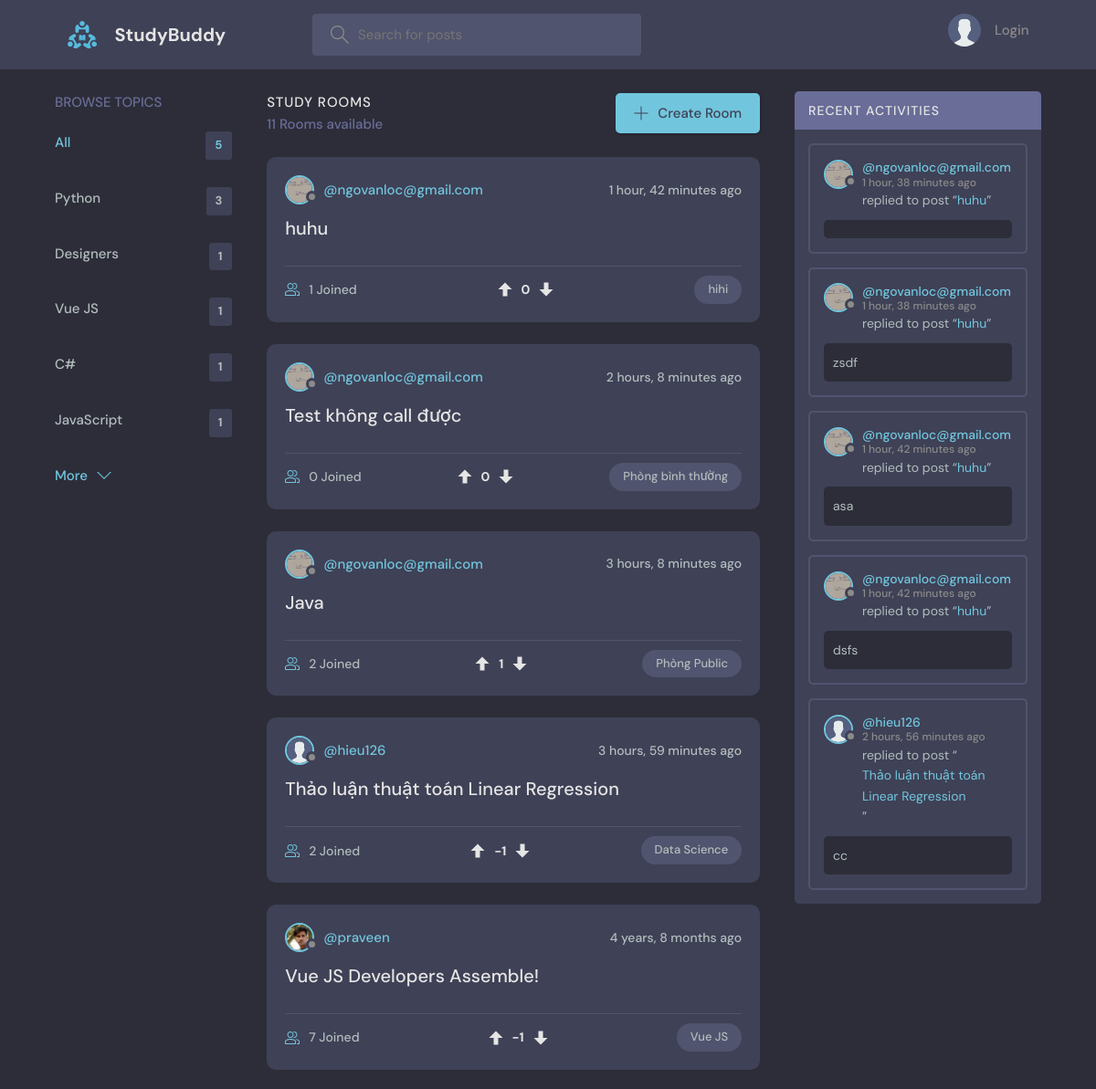
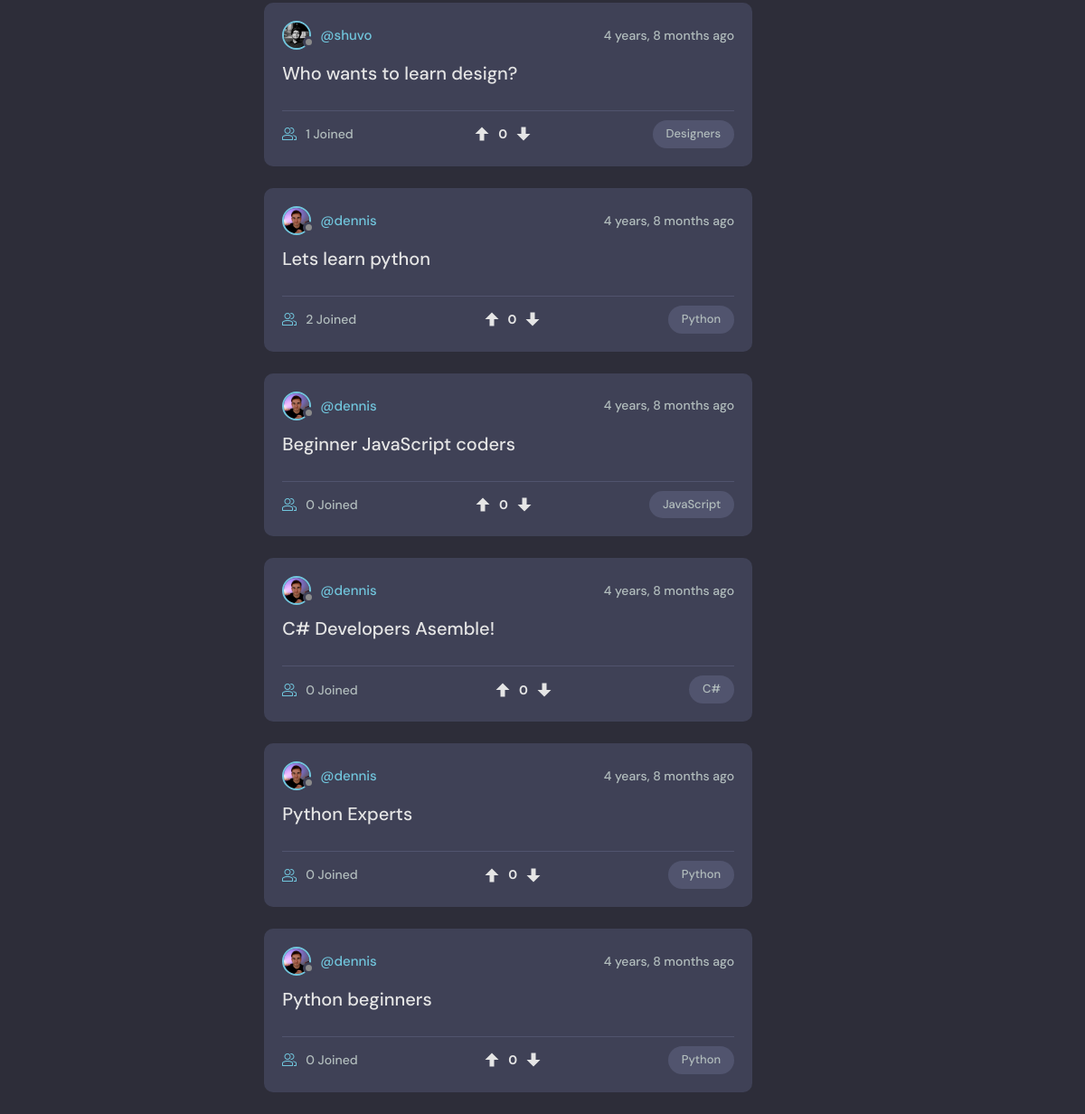
The page / on the database its author committed (2 pictures, top to bottom).
### base/models.py (models this page shows, shortened)
class Topic(models.Model):
    name = models.CharField(max_length=200)

class Room(models.Model):
    host = models.ForeignKey(User, on_delete=models.SET_NULL, null=True)
    topic = models.ForeignKey(Topic, on_delete=models.SET_NULL, null=True)
    name = models.CharField(max_length=200)
    description = models.TextField(null=True, blank=True)
    participants = models.ManyToManyField(
        User, related_name='participants', blank=True)
    is_private = models.BooleanField(default=False)
    image = models.ImageField(upload_to='room_images/', null=True, blank=True)
    video = models.FileField(upload_to='room_videos/', null=True, blank=True)
    updated = models.DateTimeField(auto_now=True)
    created = models.DateTimeField(auto_now_add=True)
    class Meta:
        ordering = ['-updated', '-created']
    def __str__(self):
        return self.name
    @property
    def vote_score(self):
        return sum(vote.value for vote in self.votes.all())

class User(AbstractUser):
    name = models.CharField(max_length=200, null=True)
    email = models.EmailField(unique=True, null=True)
    bio = models.TextField(null=True)
    avatar = models.ImageField(null=True, default="avatar.svg")
    objects = UserManager()
    USERNAME_FIELD = 'email'
    REQUIRED_FIELDS = []

class RoomVote(models.Model):
    user = models.ForeignKey(User, on_delete=models.CASCADE)
    room = models.ForeignKey(Room, on_delete=models.CASCADE, related_name='votes')
    value = models.IntegerField()  # 1 for upvote, -1 for downvote
    created = models.DateTimeField(auto_now_add=True)
    class Meta:
        unique_together = ('user', 'room')

class Message(models.Model):
    user = models.ForeignKey(User, on_delete=models.CASCADE)
    room = models.ForeignKey(Room, on_delete=models.CASCADE)
    body = models.TextField(null=True, blank=True)
    parent = models.ForeignKey('self', on_delete=models.CASCADE, null=True, blank=True, related_name='replies')
    image = models.ImageField(upload_to='chat_images/', null=True, blank=True)
    video = models.FileField(upload_to='chat_videos/', null=True, blank=True)
    updated = models.DateTimeField(auto_now=True)
    created = models.DateTimeField(auto_now_add=True)
    class Meta:
        ordering = ['created']  # Changed to ascending for room chat log timeline

### base/views.py (the view)
# urls.py: path('', views.home, name="home"),
def home(request):
    q = request.GET.get('q') if request.GET.get('q') != None else ''
    if request.user.is_authenticated:
        authorized_rooms = Room.objects.filter(
            Q(is_private=False) |
            Q(host=request.user) |
            Q(participants=request.user) |
            Q(roominvitation__recipient=request.user)
        ).distinct()
    else:
        authorized_rooms = Room.objects.filter(is_private=False)
    rooms = authorized_rooms.filter(
        Q(topic__name__icontains=q) |
        Q(name__icontains=q) |
        Q(description__icontains=q)
    )
    topics = Topic.objects.all()[0:5]
    room_count = rooms.count()
    room_messages = Message.objects.filter(
        room__in=authorized_rooms,
        room__topic__name__icontains=q
    ).order_by('-created')[0:5]
    user_votes = {}
    if request.user.is_authenticated:
        user_votes = {v.room_id: v.value for v in RoomVote.objects.filter(user=request.user)}
    context = {
        'rooms': rooms,
        'topics': topics,
        'room_count': room_count,
        'room_messages': room_messages,
        'user_votes': user_votes
    }
    return render(request, 'base/home.html', context)

### base/templatetags/custom_tags.py (called while the page is built)
@register.filter
def get_user_vote(obj, user):
    if not user.is_authenticated:
        return 0
    vote = obj.votes.filter(user=user).first()
    return vote.value if vote else 0

### base/templates/base/home.html (shortened to what this page needs)
{% extends 'main.html' %}
{% block content %}
<main class="layout layout--3">
  <div class="container">
    {% include 'base/topics_component.html' %}
    <div class="roomList">
      <div class="roomList__header">
        <div>
          <h2>Study Rooms</h2>
          <p>{{room_count}} Rooms available</p>
        </div>
        <a class="btn btn--main" href="{% url 'create-room' %}">
          <svg version="1.1" xmlns="http://www.w3.org/2000/svg" width="32" height="32" viewBox="0 0 32 32">
            <title>add</title>
            <path
              d="M16.943 0.943h-1.885v14.115h-14.115v1.885h14.115v14.115h1.885v-14.115h14.115v-1.885h-14.115v-14.115z">
            </path>
          </svg>
          Create Room
        </a>
      </div>
      {% include 'base/feed_component.html' %}
    </div>
    {% include 'base/activity_component.html' %}
  </div>
</main>
{% endblock %}

### base/templates/base/topics_component.html
<div class="topics">
    <div class="topics__header">
        <h2>Browse Topics</h2>
    </div>
    <ul class="topics__list">
        <li>
            <a href="{% url 'home' %}" class="active">All <span>{{topics.count}}</span></a>
        </li>
        {% for topic in topics %}
        <li>
            <a href="{% url 'home' %}?q={{topic.name}}">{{topic.name}}<span>{{topic.room_set.all.count}}</span></a>
        </li>
        {% endfor %}
    </ul>
    <a class="btn btn--link" href="{% url 'topics' %}">
        More
        <svg version="1.1" xmlns="http://www.w3.org/2000/svg" width="32" height="32" viewBox="0 0 32 32">
            <title>chevron-down</title>
            <path d="M16 21l-13-13h-3l16 16 16-16h-3l-13 13z"></path>
        </svg>
    </a>
</div>

### base/templates/base/feed_component.html (shortened to what this page needs)
{% load custom_tags %}
{% for room in rooms %}
<div class="roomListRoom">
    <div class="roomListRoom__header">
        <a href="{% url 'user-profile' room.host.id %}" class="roomListRoom__author">
            <div class="avatar avatar--small">
                <img src="{{room.host.avatar.url}}" />
            </div>
            <span>@{{room.host.username}}</span>
        </a>
        <div class="roomListRoom__actions" style="display: flex; align-items: center; gap: 8px;">
            <span>{{room.created|timesince}} ago</span>
        </div>
    </div>
    <div class="roomListRoom__content">
        <a href="{% url 'room' room.id %}">{{room.name}}</a>
    </div>
    <div class="roomListRoom__meta" style="display: flex; justify-content: space-between; align-items: center;">
        <a href="{% url 'room' room.id %}" class="roomListRoom__joined">
            {{room.participants.all.count}} Joined
        </a>
        <div style="display: flex; align-items: center; gap: 8px; font-size: 1.4rem;">
            <a href="{% url 'vote-room' room.id 'up' %}" style="display: flex; align-items: center; color: {% if room|get_user_vote:request.user == 1 %}var(--color-main){% else %}var(--color-light){% endif %};" title="Upvote">
                <svg version="1.1" xmlns="http://www.w3.org/2000/svg" width="20" height="20" viewBox="0 0 32 32" style="fill: currentColor;">
                    <path d="M16 4l-12 12h8v12h8v-12h8z"></path>
                </svg>
            </a>
            <span style="font-weight: bold; color: var(--color-light);">{{ room.vote_score }}</span>
            <a href="{% url 'vote-room' room.id 'down' %}" style="display: flex; align-items: center; color: {% if room|get_user_vote:request.user == -1 %}#e74c3c{% else %}var(--color-light){% endif %};" title="Downvote">
                <svg version="1.1" xmlns="http://www.w3.org/2000/svg" width="20" height="20" viewBox="0 0 32 32" style="fill: currentColor;">
                    <path d="M16 28l12-12h-8v-12h-8v12h-8z"></path>
                </svg>
            </a>
        </div>
        <p class="roomListRoom__topic">{{room.topic.name}}</p>
    </div>
</div>
{% endfor %}

### base/templates/base/activity_component.html (shortened to what this page needs)
<div class="activities">
    <div class="activities__header">
        <h2>Recent Activities</h2>
    </div>
    {% for message in room_messages %}
    <div class="activities__box">
        <div class="activities__boxHeader roomListRoom__header">
            <a href="{% url 'user-profile' message.user.id %}" class="roomListRoom__author">
                <div class="avatar avatar--small">
                    <img src="{{message.user.avatar.url}}" />
                </div>
                <p>
                    @{{message.user.username}}
                    <span>{{message.created|timesince}} ago</span>
                </p>
            </a>
        </div>
        <div class="activities__boxContent">
            <p>replied to post “<a href="{% url 'room' message.room.id %}">{{message.room}}</a>”</p>
            <div class="activities__boxRoomContent">{{message.body}}</div>
        </div>
    </div>
    {% endfor %}
</div>

### rows shown on the page
Topic: name "Python", room_set.all.count "3"
Topic: name "Designers", room_set.all.count "1"
Topic: name "Vue JS", room_set.all.count "1"
Topic: name "C#", room_set.all.count "1"
Topic: name "JavaScript", room_set.all.count "1"
Room: host.avatar (picture), host.username "ngovanloc@gmail.com", created "1 hour, 42 minutes", name "huhu", participants.all.count "1", vote_score "0", topic.name "hihi"
Room: host.avatar (picture), host.username "ngovanloc@gmail.com", created "2 hours, 8 minutes", name "Test không call được", participants.all.count "0", vote_score "0", topic.name "Phòng bình thường"
Room: host.avatar (picture), host.username "ngovanloc@gmail.com", created "3 hours, 8 minutes", name "Java", participants.all.count "2", vote_score "1", topic.name "Phòng Public"
Room: host.avatar (placeholder picture), host.username "hieu126", created "3 hours, 59 minutes", name "Thảo luận thuật toán Linear Regression", participants.all.count "2", vote_score "-1", topic.name "Data Science"
Room: host.avatar (picture), host.username "praveen", created "4 years, 8 months", name "Vue JS Developers Assemble!", participants.all.count "7", vote_score "-1", topic.name "Vue JS"
Room: host.avatar (picture), host.username "shuvo", created "4 years, 8 months", name "Who wants to learn design?", participants.all.count "1", vote_score "0", topic.name "Designers"
Room: host.avatar (picture), host.username "dennis", created "4 years, 8 months", name "Lets learn python", participants.all.count "2", vote_score "0", topic.name "Python"
Room: host.avatar (picture), host.username "dennis", created "4 years, 8 months", name "Beginner JavaScript coders", participants.all.count "0", vote_score "0", topic.name "JavaScript"
Room: host.avatar (picture), host.username "dennis", created "4 years, 8 months", name "C# Developers Asemble!", participants.all.count "0", vote_score "0", topic.name "C#"
Room: host.avatar (picture), host.username "dennis", created "4 years, 8 months", name "Python Experts", participants.all.count "0", vote_score "0", topic.name "Python"
Room: host.avatar (picture), host.username "dennis", created "4 years, 8 months", name "Python beginners", participants.all.count "0", vote_score "0", topic.name "Python"
Message: user.avatar (picture), user.username "ngovanloc@gmail.com", created "1 hour, 38 minutes", room "huhu"
Message: user.avatar (picture), user.username "ngovanloc@gmail.com", created "1 hour, 38 minutes", room "huhu", body "zsdf"
Message: user.avatar (picture), user.username "ngovanloc@gmail.com", created "1 hour, 42 minutes", room "huhu", body "asa"
Message: user.avatar (picture), user.username "ngovanloc@gmail.com", created "1 hour, 42 minutes", room "huhu", body "dsfs"
Message: user.avatar (placeholder picture), user.username "hieu126", created "2 hours, 56 minutes", room "Thảo luận thuật toán Linear Regression", body "cc"

### other values the page prints
{{ topics.count }} "5"
{{ room_count }} "11"
